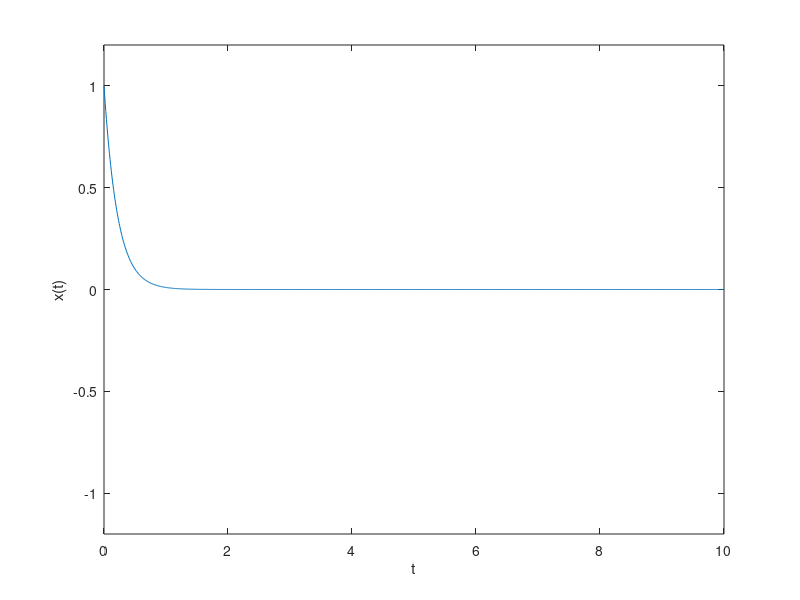

Recreate this plot in MATLAB.
close all
clear
clc
a = 2;
b = 0.1;
N = 1024;
t = linspace(0,10,N);
x = b.^(a*abs(t));
figure(1)
plot(t,x);
axis([0 10 -1.2 1.2])
xlabel('t'); ylabel('x(t)');
